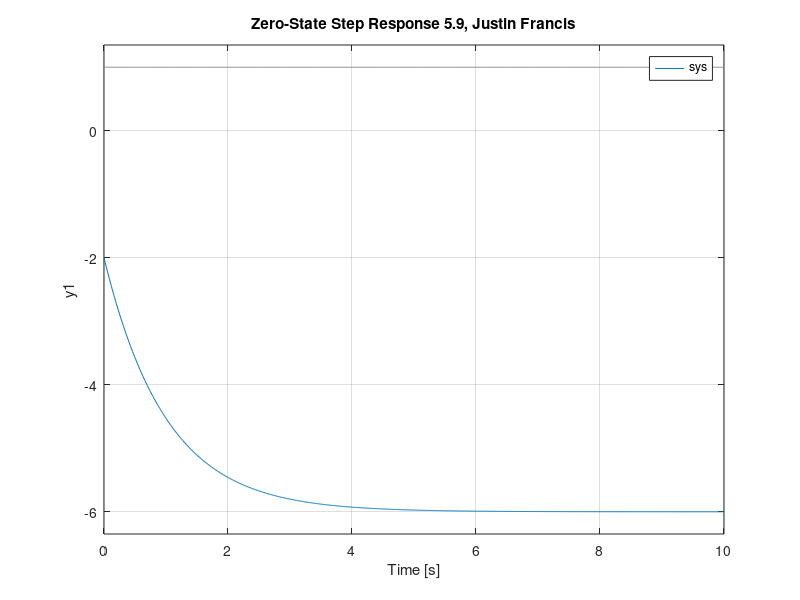
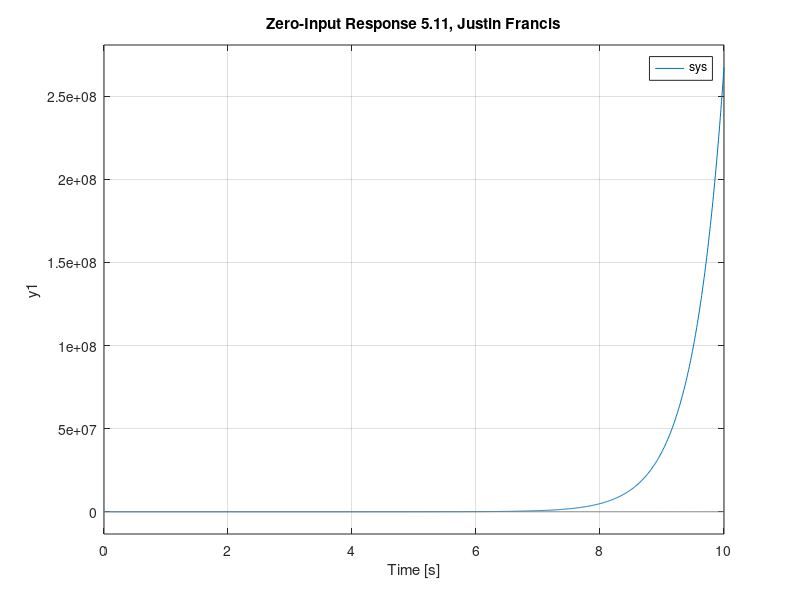
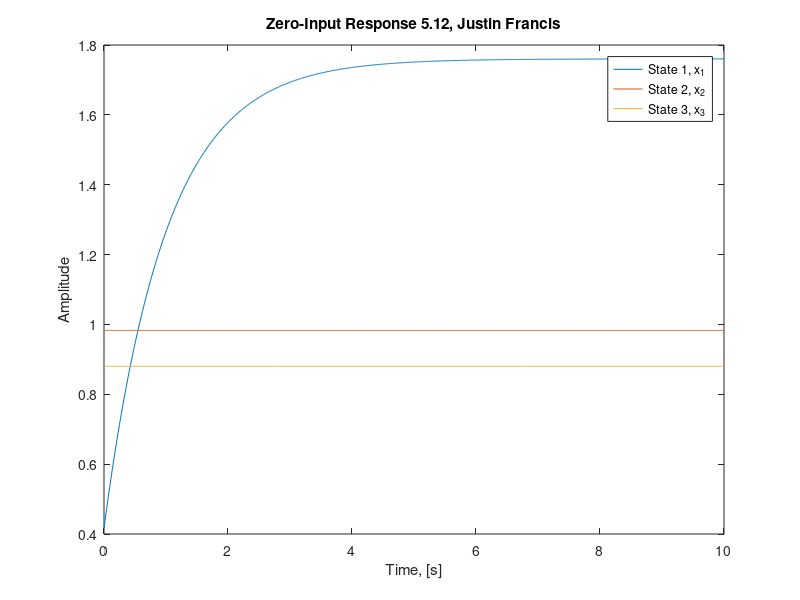
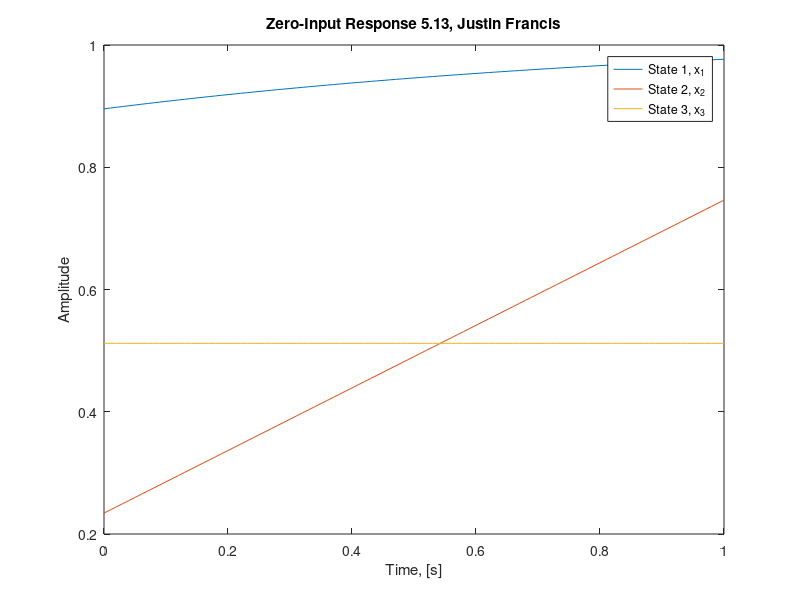

These charts were generated, in order, by the following MATLAB code:
% Justin Francis
% MEEN 5210, State Space
% HW 5


%% prob 1, 5.9
clc; clear; close all;
A = [-1 5; 0 2];
B = [2 0].';
C = [-2 4]; 
D = [-2];

sys = ss(A,B,C,D);
t = [0:0.01:10];
u =  ones(length(t),1);

figure();
lsim(sys, u, t);
% step(sys);
title('Zero-State Step Response 5.9, Justin Francis');
saveas(gcf, 'Prob5_9.png');

%% prob 1, 5.11
x0 = rand(2,1);
u = zeros(length(t), 1);

figure();
lsim(sys, u, t, x0);
title('Zero-Input Response 5.11, Justin Francis');
saveas(gcf, 'Prob5_11.png');

%% prob 2, 5.12
clc; clear;

A = [-1 0 2; 0 0 0; 0 0 0];
B = [0 0 0].';
C = [0 0 0];
D = 0;
n = size(A);
x0 = rand(n(1),1);
t = [0:0.01:10];
u = zeros(size(t));
sys = ss(A, B, C, D);

figure();
[Y, T, X] = lsim(sys, u, t, x0);
plot(T,X);
ylabel('Amplitude');
xlabel('Time, [s]');
legend({'State 1, x_1', 'State 2, x_2', 'State 3, x_3'});
title('Zero-Input Response 5.12, Justin Francis');
saveas(gcf, 'Prob5_12.png');

%% prob 3, 5.13
clc; clear;

A = [-1 0 2; 0 0 1; 0 0 0];
B = [0 0 0].';
C = [0 0 0];
D = 0;
n = size(A);
x0 = rand(n(1),1);
t = [0:0.01:1];
u = zeros(size(t));
sys = ss(A, B, C, D);

figure();
[Y, T, X] = lsim(sys, u, t, x0);
plot(T,X);
ylabel('Amplitude');
xlabel('Time, [s]');
legend({'State 1, x_1', 'State 2, x_2', 'State 3, x_3'});
title('Zero-Input Response 5.13, Justin Francis');
saveas(gcf, 'Prob5_13.png');

%% prob 4, 5.14
clc; clear;

A = [0.9 0 2; 0 1 0; 0 0 1];
B = [0 0 0].';
C = [0 0 0];
D = 0;
n = size(A);
x0 = rand(n(1),1);
t = [0:0.01:1];
u = zeros(size(t));
sys = ss(A, B, C, D, 0.01);

figure();
[Y, T, X] = lsim(sys, u, t, x0);
plot(T,X);
ylabel('Amplitude');
xlabel('Time, [s]');
legend({'State 1, x_1', 'State 2, x_2', 'State 3, x_3'});
title('Discrete Zero-Input Response 5.14, Justin Francis');
saveas(gcf, 'Prob5_14.png');

%% prob 5, 5.15
clc; clear;

A = [0.9 0 2; 0 1 1; 0 0 1];
B = [0 0 0].';
C = [0 0 0];
D = 0;
n = size(A);
x0 = rand(n(1),1);
t = [0:0.01:1];
u = zeros(size(t));
sys = ss(A, B, C, D, 0.01);

figure();

[Y, T, X] = lsim(sys, u, t, x0);
plot(T,X);
ylabel('Amplitude');
xlabel('Time, [s]');
legend({'State 1, x_1', 'State 2, x_2', 'State 3, x_3'});
title('Discrete Zero-Input Response 5.15, Justin Francis');
saveas(gcf, 'Prob5_15.png');
